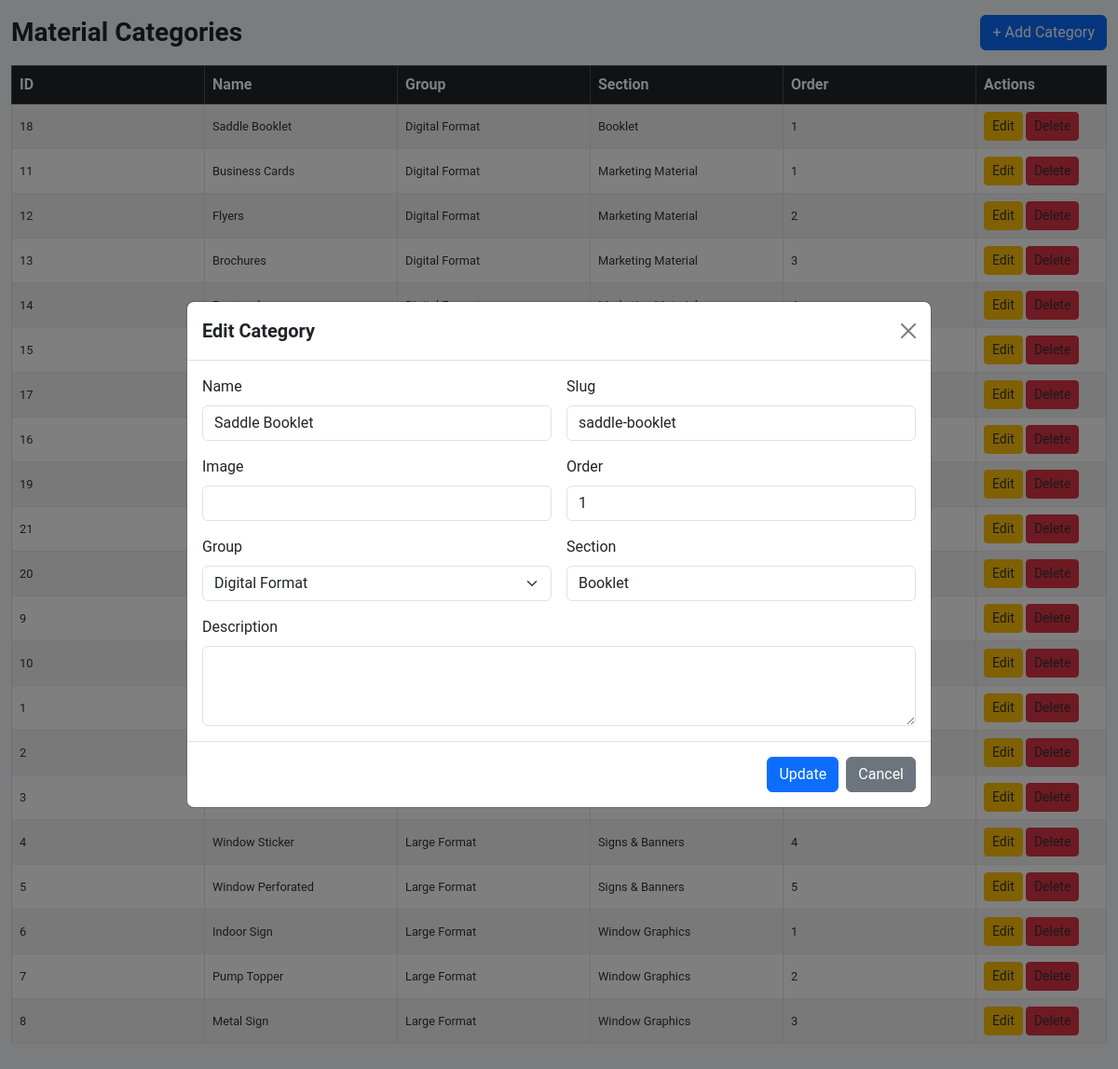
Before: /ps-admin/material_categories.php?edit=18 (signed in) with the older database file.
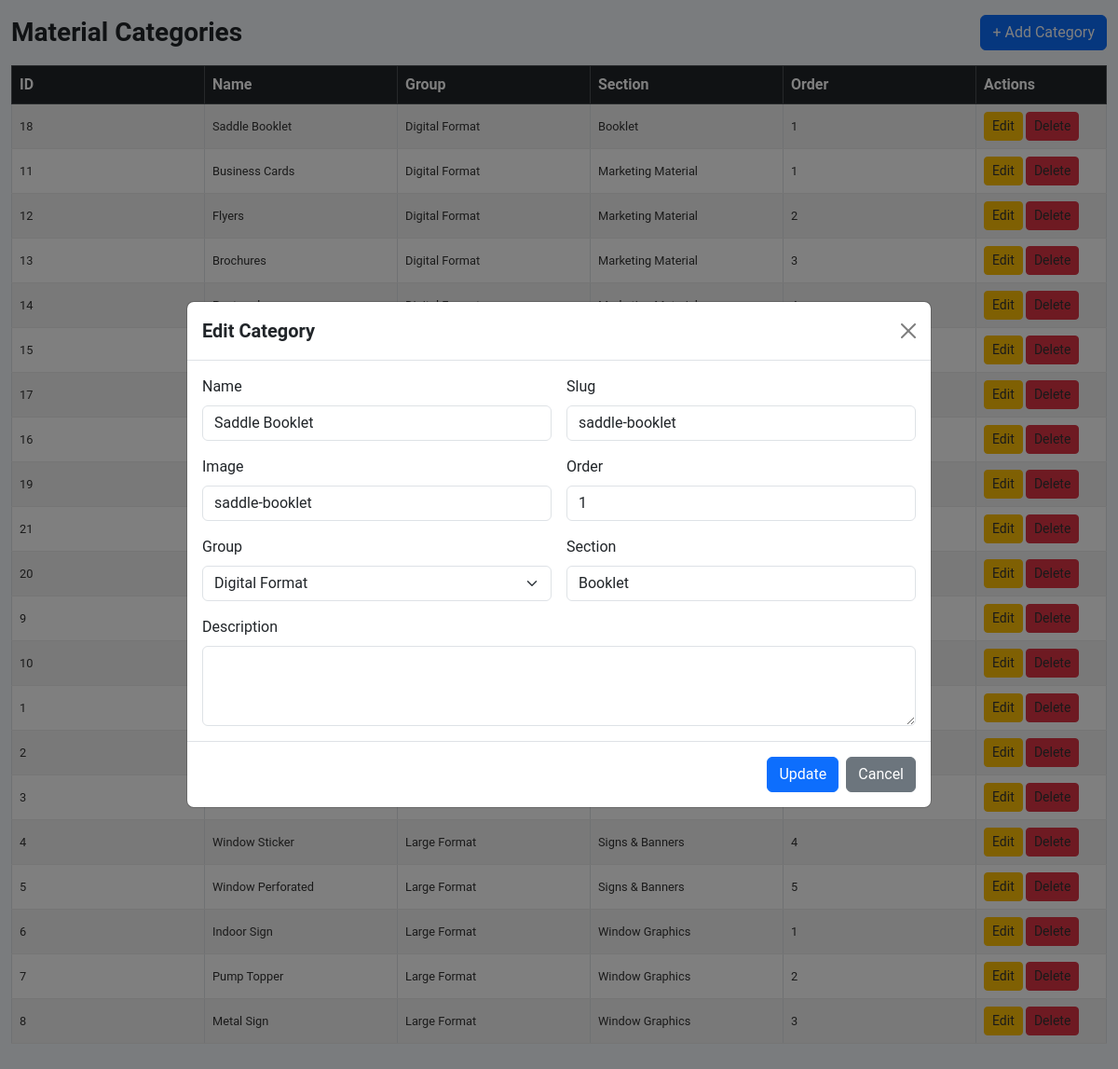
After: the same page with the newer database file.
### tables this page shows
CREATE TABLE `ps_material_categories` (
  `cat_id` int(11) NOT NULL,
  `cat_name` varchar(100) NOT NULL,
  `cat_description` text DEFAULT NULL,
  `cat_image` varchar(255) DEFAULT NULL,
  `cat_slug` varchar(255) NOT NULL,
  `cat_group` varchar(100) NOT NULL DEFAULT '',
  `cat_section` varchar(100) DEFAULT '',
  `cat_order` int(11) DEFAULT 0
);

### ps-admin/db_function.php (called while the page is built, shortened)
<?php
function select_query($conn, $sql, $types = "", ...$params)
{
    $stmt = mysqli_prepare($conn, $sql);
    if (!empty($types)) {
        mysqli_stmt_bind_param($stmt, $types, ...$params);
    }
    mysqli_stmt_execute($stmt);
    $result = mysqli_stmt_get_result($stmt);
    $data = [];
    while ($row = mysqli_fetch_assoc($result)) {
        $data[] = $row;
    }
    return $data;
}

### ps-admin/material_categories.php (the view, shortened to what this page needs)
<?php
require_once "db_function.php";
$conn = db_connect();
$edit = null;
if (isset($_GET['edit'])) {
    $row = select_query(
        $conn,
        "SELECT * FROM ps_material_categories WHERE cat_id = ?",
        "i",
        (int)$_GET['edit']
    );
    $edit = $row[0] ?? null;
}
$categories = select_query(
    $conn,
    "SELECT * FROM ps_material_categories
     ORDER BY cat_group, cat_section, cat_order"
);
include 'include/head.php';
?>
<body class="container-fluid py-3">
    <div class="d-flex justify-content-between align-items-center mb-3">
        <h3>Material Categories</h3>
        <button class="btn btn-primary" data-bs-toggle="modal" data-bs-target="#categoryModal">
            + Add Category
        </button>
    </div>
    <div class="modal fade" id="categoryModal" tabindex="-1">
        <div class="modal-dialog modal-lg modal-dialog-centered modal-dialog-scrollable">
            <div class="modal-content">
                <form method="post">
                    <div class="modal-header">
                        <h5 class="modal-title">
                            <?= $edit ? 'Edit Category' : 'Add Category' ?>
                        </h5>
                        <a href="material_categories.php" class="btn-close"></a>
                    </div>
                    <div class="modal-body">
                        <div class="row g-3">
                            <div class="col-md-6">
                                <label class="form-label">Name</label>
                                <input name="cat_name" class="form-control" required
                                    value="<?= $edit['cat_name'] ?? '' ?>">
                            </div>
                            <div class="col-md-6">
                                <label class="form-label">Slug</label>
                                <input name="cat_slug" class="form-control" required
                                    value="<?= $edit['cat_slug'] ?? '' ?>">
                            </div>
                            <div class="col-md-6">
                                <label class="form-label">Image</label>
                                <input name="cat_image" class="form-control"
                                    value="<?= $edit['cat_image'] ?? '' ?>">
                            </div>
                            <div class="col-md-6">
                                <label class="form-label">Order</label>
                                <input type="number" name="cat_order" class="form-control"
                                    value="<?= $edit['cat_order'] ?? 0 ?>">
                            </div>
                            <div class="col-md-6">
                                <label class="form-label">Group</label>
                                <select name="cat_group" class="form-select" required>
                                    <option value="Digital Format"
                                        <?= (($edit['cat_group'] ?? '') === 'Digital Format') ? 'selected' : '' ?>>
                                        Digital Format
                                    </option>
                                </select>
                            </div>
                            <div class="col-md-6">
                                <label class="form-label">Section</label>
                                <input name="cat_section" class="form-control"
                                    value="<?= $edit['cat_section'] ?? '' ?>">
                            </div>
                            <div class="col-12">
                                <label class="form-label">Description</label>
                                <textarea name="cat_description"
                                    class="form-control"
                                    rows="3"><?= $edit['cat_description'] ?? '' ?></textarea>
                            </div>
                        </div>
                    </div>
                    <div class="modal-footer">
                        <button class="btn btn-primary">
                            <?= $edit ? 'Update' : 'Add' ?>
                        </button>
                        <a href="material_categories.php" class="btn btn-secondary">
                            Cancel
                        </a>
                    </div>
                </form>
            </div>
        </div>
    </div>
    <div class="table-wrapper">
        <table class="table table-bordered table-striped mb-0">
            <thead class="table-dark sticky-top">
                <tr>
                    <th>ID</th>
                    <th>Name</th>
                    <th>Group</th>
                    <th>Section</th>
                    <th>Order</th>
                    <th width="140">Actions</th>
                </tr>
            </thead>
            <tbody>
                <?php foreach ($categories as $cat): ?>
                    <tr>
                        <td><?= $cat['cat_id'] ?></td>
                        <td><?= htmlspecialchars($cat['cat_name']) ?></td>
                        <td><?= htmlspecialchars($cat['cat_group']) ?></td>
                        <td><?= htmlspecialchars($cat['cat_section']) ?></td>
                        <td><?= $cat['cat_order'] ?></td>
                        <td>
                            <a href="?edit=<?= $cat['cat_id'] ?>"
                                class="btn btn-sm btn-warning">
                                Edit
                            </a>
                            <a href="?delete=<?= $cat['cat_id'] ?>"
                                class="btn btn-sm btn-danger"
                                onclick="return confirm('Delete this category?')">
                                Delete
                            </a>
                        </td>
                    </tr>
                <?php endforeach; ?>
            </tbody>
        </table>
    </div>
</body>
</html>

### ps-admin/include/head.php (shortened to what this page needs)
<!DOCTYPE html>
<html lang="en">
<head>
    <link rel="stylesheet" href="https://cdnjs.cloudflare.com/ajax/libs/bootstrap/5.3.2/css/bootstrap.min.css" />
    <link href="css/dashboard.css" rel="stylesheet" rel="preload" as="style" />
</head>
<body>

### ps-admin/css/dashboard.css (style rules this page uses)
:root { --color-black: #333333; --color-white: #ffffff; --color-blue: #0d6efd; --color-grey: #999999; --color-bgGrey: #f5f9fc; --color-lightGrey: #fafafa; --box-shadow-light: rgba(0, 0, 0, 0.16); --color-border: #ebebeb; --color-overlay: rgba(0, 0, 0, 0.8); --color-red: #ad2828; --color-green: #28a745; }
*, *:before, *:after { box-sizing: border-box; -moz-box-sizing: border-box; -webkit-box-sizing: border-box; }
html, body { height: 100%; overflow-y: hidden; }
body { margin: 0; font-family: "Roboto", sans-serif; ; font-size: 1rem; background-color: var(--color-bgGrey); }
h1, h2, h3, h4, h5, h6 { margin: 0; font-weight: bold; }
.table { width: 100%; table-layout: fixed; word-wrap: break-word; }
.table td { font-size: 0.8rem; border-bottom: 1px solid var(--color-border); color: var(--color-black); vertical-align: middle !important; white-space: normal; overflow: visible; text-overflow: unset; }
.table td a { text-decoration: none; color: inherit; }
textarea { resize: vertical; }
td { word-wrap: break-word }

### ps-admin/material_categories.php (style rules this page uses)
body { overflow: hidden; }
.table-wrapper { max-height: calc(100vh - 140px); overflow-y: auto; }

Changed rows visible on the page:
changed ps_material_categories "Saddle Booklet": cat_image (not shown) → "saddle-booklet"
